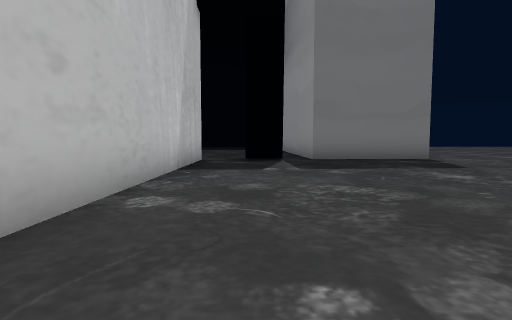
[1] (above)

22 first-person views from a walk through a 3-D level made in the Unity game engine. The camera is 1.2 m above the floor, tilts 4° down and sees 80° across. The floor is counted in squares, 2 m on a side. Each view is taken from the middle of a square. On the plan, view 1 faces up. The plan holds only what a view shows up to about 9 squares ahead; the rest is blank. The place goes on beyond the plan. The player character is not drawn. Some animated figures are left out. Some surface patterns are stand-ins.

[2]
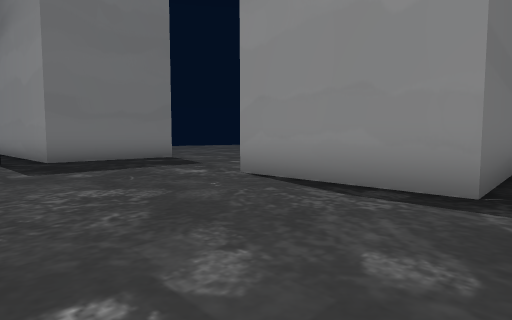

[3]
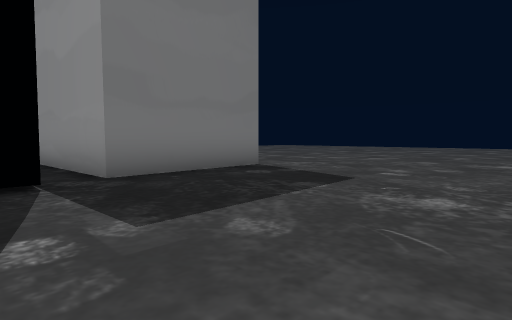

[4]
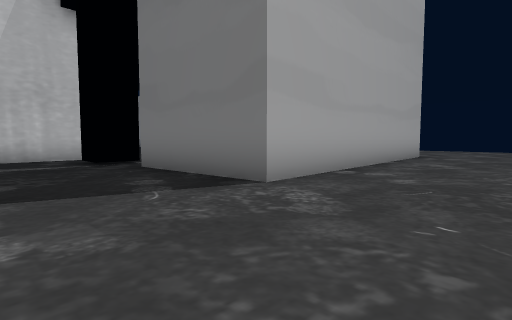

[5]
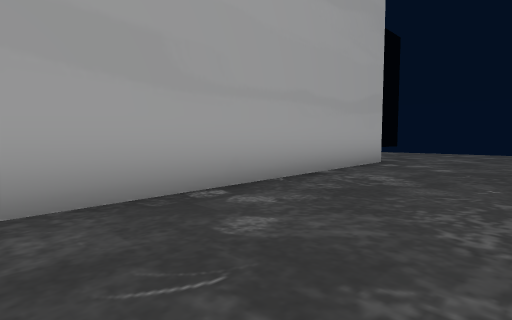

[6]
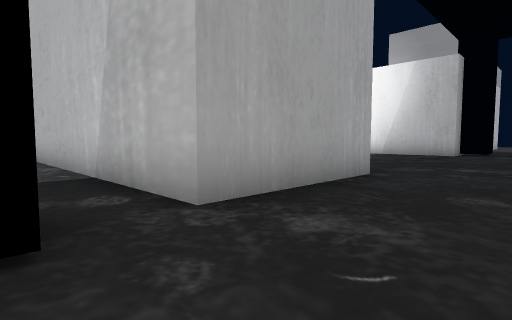

[7]
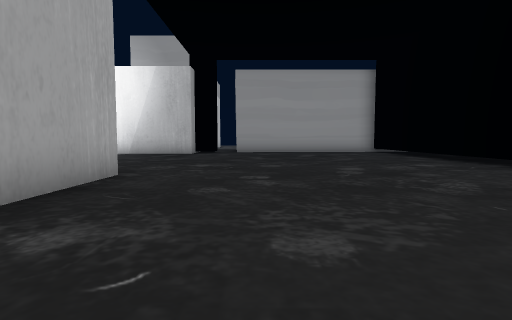

[8]
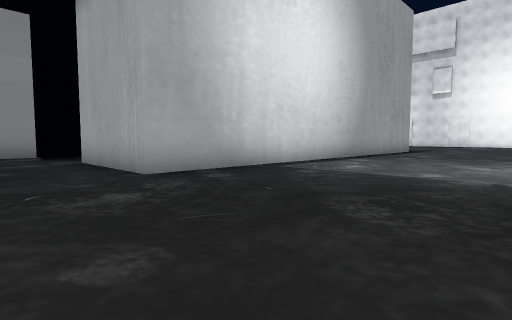

[9]
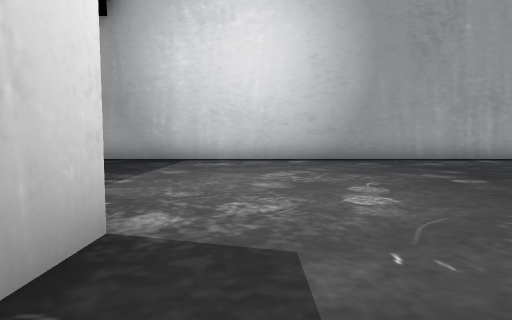

[10]
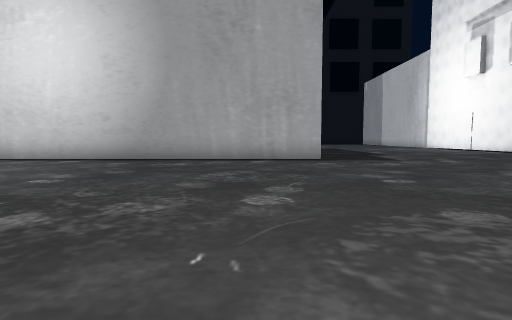

[11]
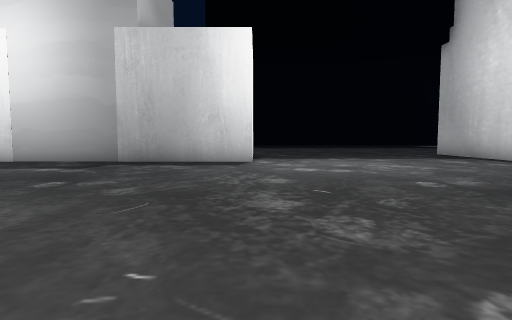

[12]
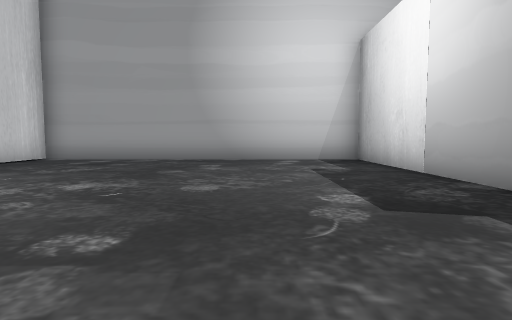

[13]
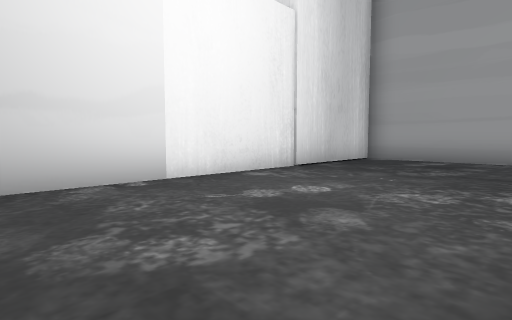

[14]
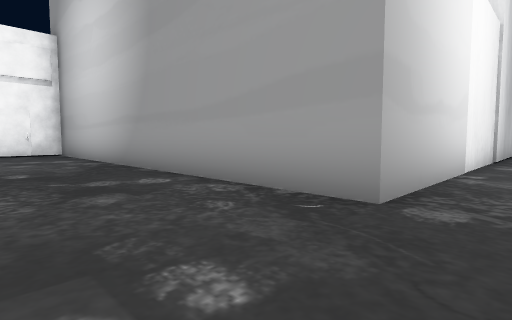

[15]
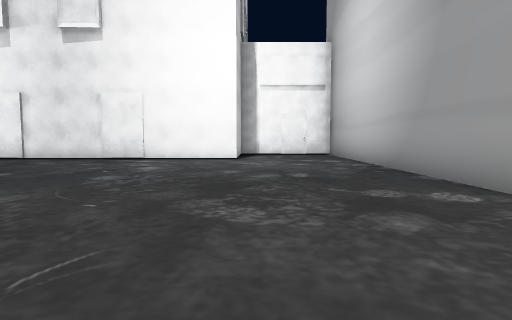

[16]
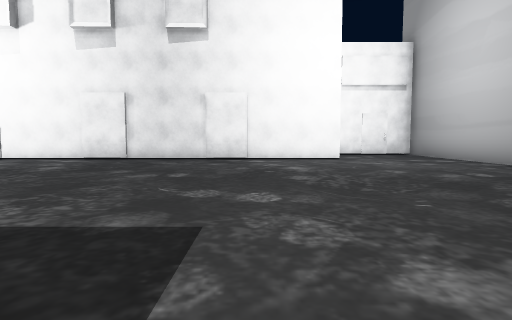

[17]
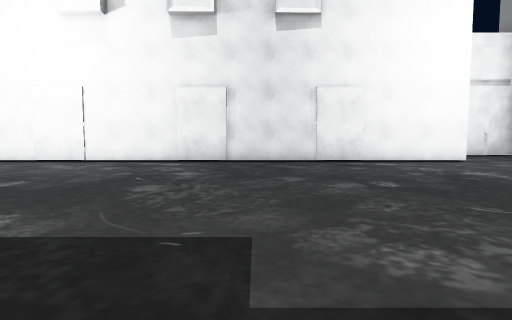

[18]
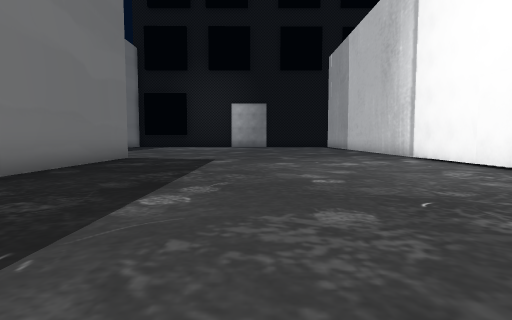

[19]
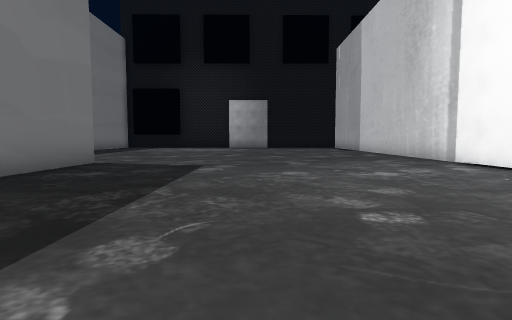

[20]
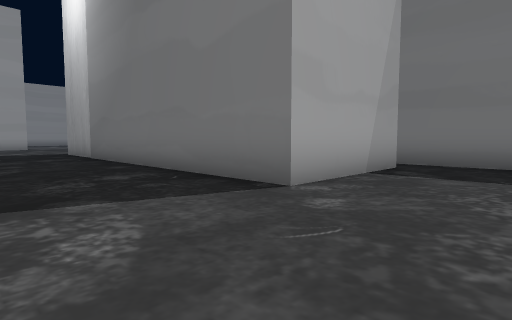

[21]
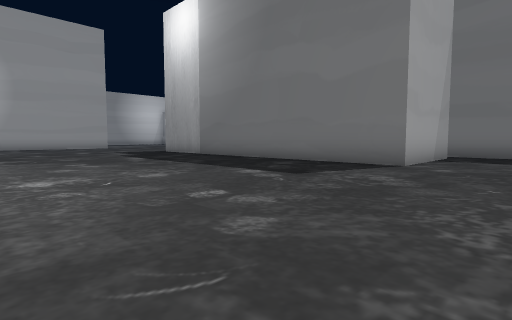

[22]
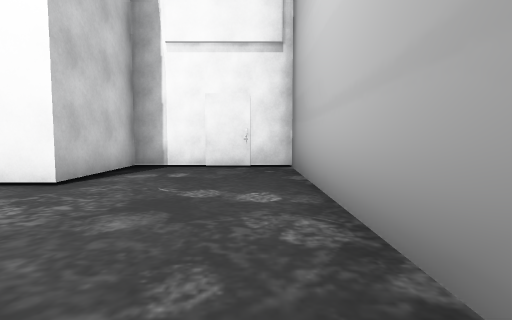

### Floor plan
Points are (right, up) in squares from view 1. A wall is a line through its corners. A room is listed if a view was taken in it or the views show most of it. See-through windows are left out.
Room 1 (views 1, 2, 3, 4, 5, 6, 7, 8, 9, 10, 11, 12, 13, 14, 15, 16, 17, 18, 19, 20, 21, 22)
walls: (-5.1, -4) (-5.1, 8.7) (-1.5, 8.7) (-1.5, 1.4); (-12, 5) (-21.8, 5) (-21.8, -4.2) (-11.8, -4.2) (-11.8, -15.4) (-8.4, -15.4) (-8.4, -12.9) (5.5, -12.9); (5.6, -0.4) (5.6, -4) (-1.8, -4); (7.4, 0.6) (3.7, 0.6) (3.7, 4.1); (5.8, -13.1) (7.1, -13.1); (4.7, 16.9) (5.1, 9.1) (1.7, 8.9) (1.5, 12.6)
ways out: opening at (5, 17)

Where each view was taken, in squares from view 1:
view 1: 0 up, 0 right, facing up
view 2: 0 up, 0 right, facing up-right
view 3: 4 up, 0 right, facing up-right
view 4: 6 up, 8 right, facing up-left
view 5: 9 up, 8 right, facing up-left
view 6: 11 up, 0 right, facing down-left
view 7: 11 up, 0 right, facing left
view 8: 11 up, 10 left, facing down-right
view 9: 4 up, 14 left, facing right
view 10: 2 down, 14 left, facing right
view 11: 3 down, 12 left, facing up
view 12: 2 up, 13 left, facing left
view 13: 0 up, 13 left, facing down-left
view 14: 3 down, 9 left, facing down-left
view 15: 4 down, 9 left, facing down
view 16: 4 down, 6 left, facing down
view 17: 5 down, 3 left, facing down
view 18: 8 down, 4 left, facing right
view 19: 8 down, 2 left, facing right
view 20: 7 down, 8 right, facing up-left
view 21: 11 down, 8 right, facing up-left
view 22: 9 down, 11 left, facing down
